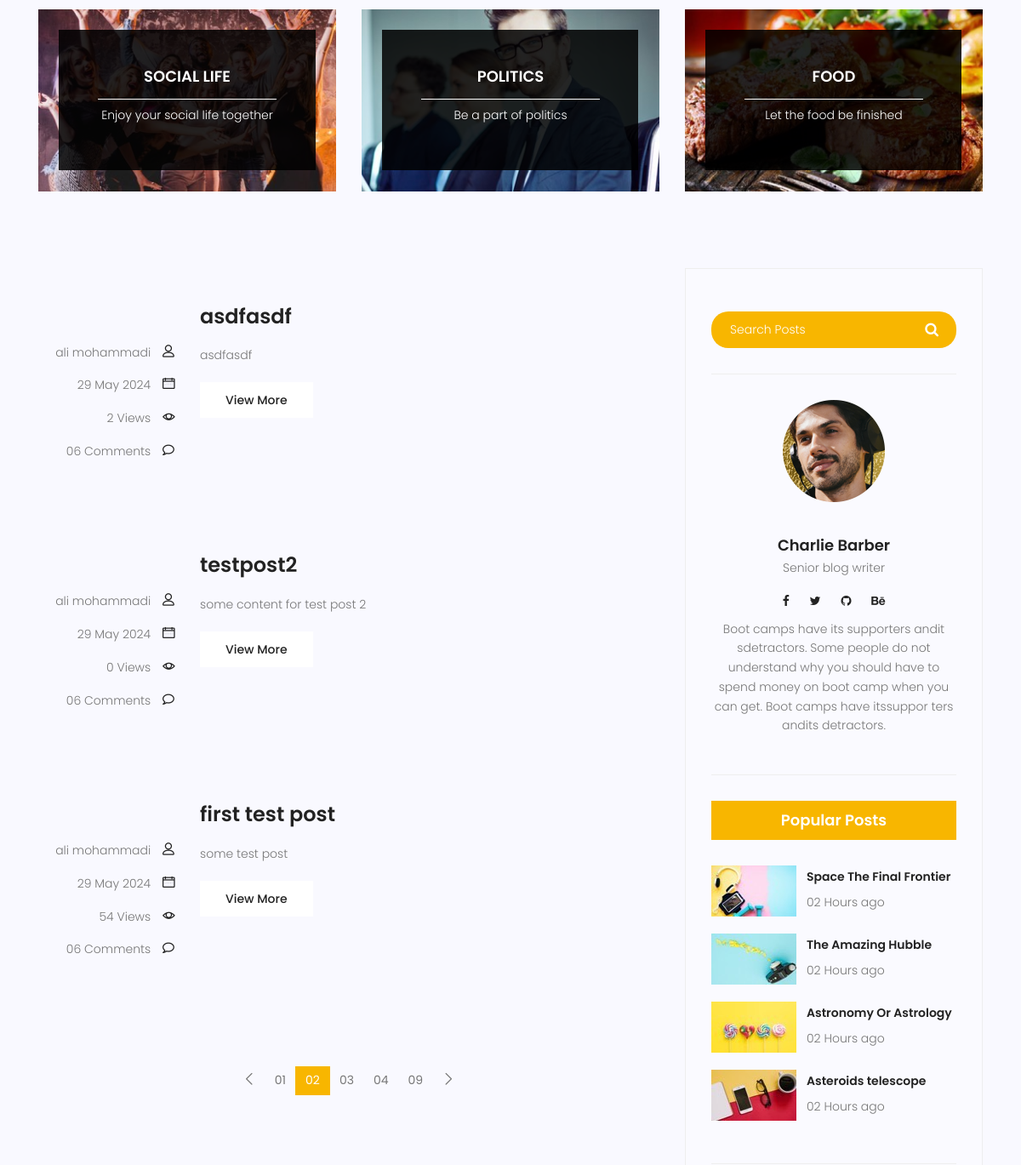
Page /blog/ (middle part) on the earlier database version.
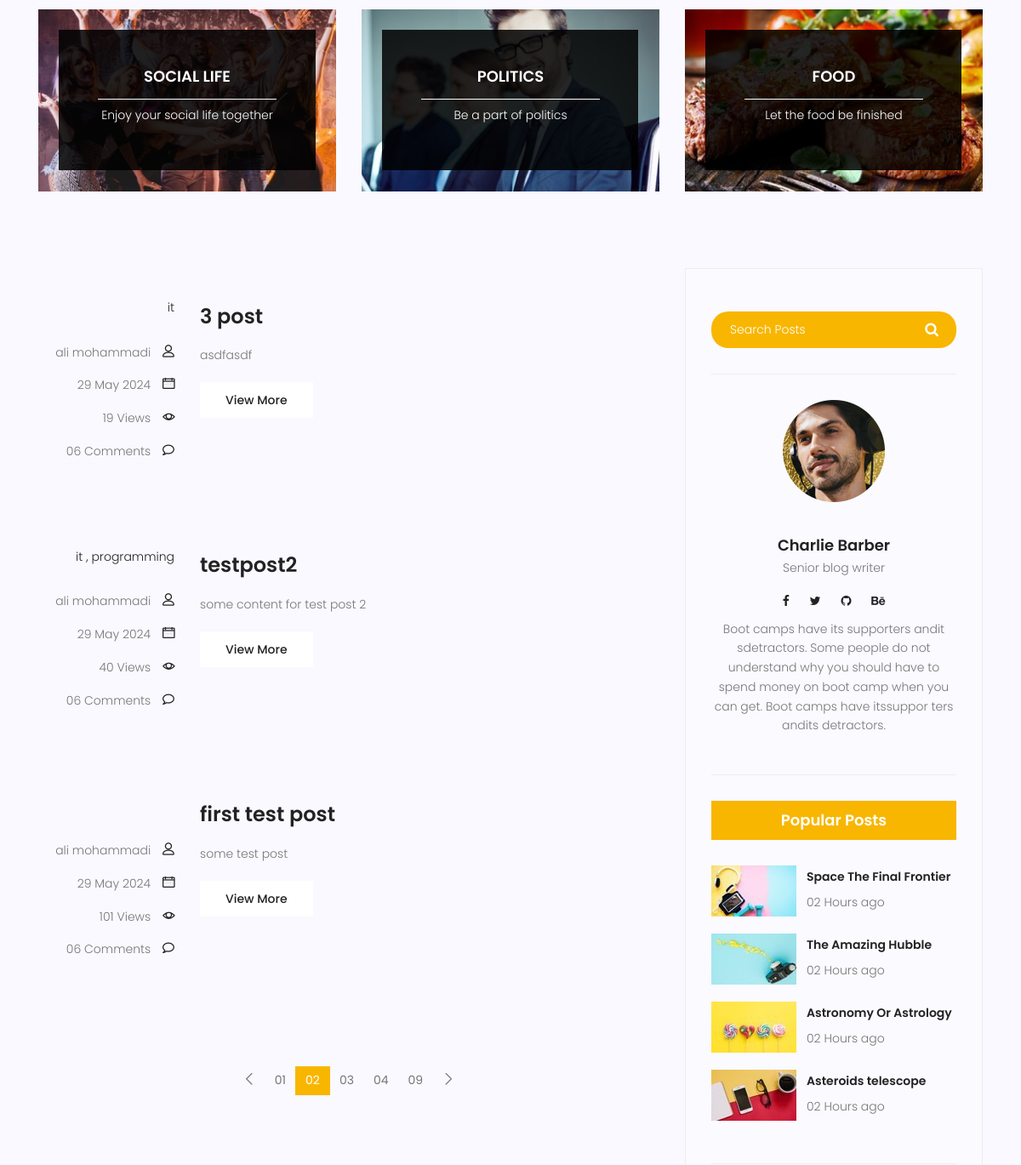
Same page on the later database version.
### blog/models.py (models this page shows, shortened)
class Post(models.Model):
    image = models.ImageField(upload_to='blog/', default='blog/default.jpg')
    author = models.ForeignKey(User, related_name='posts', on_delete=models.SET_NULL, null=True)
    title = models.CharField(max_length=255)
    content = models.TextField()
    category = models.ManyToManyField(Category)
    counted_view = models.IntegerField(default=0)
    status = models.BooleanField(default=False)
    published_datetime = models.DateTimeField(null=True)
    created_datetime = models.DateTimeField(auto_now_add=True)
    modified_datetime = models.DateTimeField(auto_now=True)
    class Meta:
        ordering = ['-created_datetime']

class Category(models.Model):
    name = models.CharField(max_length=255)

### blog/views.py (the view)
# urls.py: path('', views.blog_list_view, name='list_view'),
def blog_list_view(request):
    posts = Post.objects.filter(status=True)
    posts = posts.filter(published_datetime__lte=now())
    context = {"posts": posts}
    return render(request, "blog/blog-home.html", context)

### templates/blog/blog-home.html (shortened to what the changed rows need)
{% extends '_base.html'%} {% load static %} {% block title %} blog home {% endblock title %} {% block content %}
<section class="post-content-area">
  <div class="container">
    <div class="row">
      <div class="col-lg-8 posts-list">
        {% for post in posts %}
        <div class="single-post row">
          <div class="col-lg-3 col-md-3 meta-details">
            <ul class="tags">
              <li>
                  {% for cat in post.category.all %}
                   <a> {{ cat.name }} {% if not forloop.last %} , {% endif %} </a>
                  {% endfor %}
                </li>
            </ul>
            <div class="user-details row">
              <p class="user-name col-lg-12 col-md-12 col-6">
                <a href="#">{{ post.author.get_full_name }}</a>
                <span class="lnr lnr-user"></span>
              </p>
              <p class="date col-lg-12 col-md-12 col-6">
                <a href="#">{{post.published_datetime|date:"d M Y" }}</a>
                <span class="lnr lnr-calendar-full"></span>
              </p>
              <p class="view col-lg-12 col-md-12 col-6">
                <a href="#">{{post.counted_view}} Views</a>
                <span class="lnr lnr-eye"></span>
              </p>
              <p class="comments col-lg-12 col-md-12 col-6">
                <a href="#">06 Comments</a> <span class="lnr lnr-bubble"></span>
              </p>
            </div>
          </div>
          <div class="col-lg-9 col-md-9">
            <div class="feature-img">
            </div>
            <a
              class="posts-title"
              href="{% url 'blog:detail_view' pk=post.id %}"
              ><h3>{{post.title}}</h3></a
            >
            <p class="excert">
              {{post.content|truncatewords:20 }}
            </p>
            <a
              href="{% url 'blog:detail_view' pk=post.id %}"
              class="primary-btn"
              >View More</a
            >
          </div>
        </div>
        {% endfor %}
      </div>
    </div>
  </div>
</section>
{% endblock content %}

Differences in the rows shown:
changed Post "asdfasdf": counted_view "2" → "19"; title "asdfasdf" → "3 post"
added Category: name "it"
changed Post "testpost2": counted_view "0" → "40"
added Category: name "programming", shown under Post "testpost2"
changed Post "first test post": counted_view "54" → "101"
